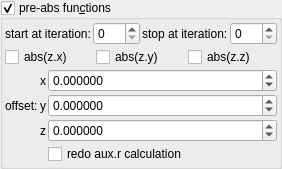
    <widget class="MyGroupBox" name="groupCheck_transf_function_enabledP_false">
     <property name="title">
      <string>pre-abs fun&amp;ctions</string>
     </property>
     <property name="checkable">
      <bool>true</bool>
     </property>
     <layout class="QVBoxLayout" name="verticalLayout_12" stretch="0,0,0">
      <property name="spacing">
       <number>2</number>
      </property>
      <property name="leftMargin">
       <number>2</number>
      </property>
      <property name="topMargin">
       <number>2</number>
      </property>
      <property name="rightMargin">
       <number>2</number>
      </property>
      <property name="bottomMargin">
       <number>2</number>
      </property>
      <item>
       <layout class="QHBoxLayout" name="horizontalLayout_21" stretch="0,1,0,1">
        <item>
         <widget class="QLabel" name="label_104">
          <property name="text">
           <string>start at iteration:</string>
          </property>
         </widget>
        </item>
        <item>
         <widget class="MySpinBox" name="spinboxInt_transf_start_iterations_P">
          <property name="sizePolicy">
           <sizepolicy hsizetype="Minimum" vsizetype="Maximum">
            <horstretch>0</horstretch>
            <verstretch>0</verstretch>
           </sizepolicy>
          </property>
          <property name="minimum">
           <number>0</number>
          </property>
          <property name="maximum">
           <number>999</number>
          </property>
          <property name="value">
           <number>0</number>
          </property>
         </widget>
        </item>
        <item>
         <widget class="QLabel" name="label_74">
          <property name="text">
           <string>stop at iteration:</string>
          </property>
         </widget>
        </item>
        <item>
         <widget class="MySpinBox" name="spinboxInt_transf_stop_iterations_P">
          <property name="sizePolicy">
           <sizepolicy hsizetype="Preferred" vsizetype="Maximum">
            <horstretch>0</horstretch>
            <verstretch>0</verstretch>
           </sizepolicy>
          </property>
          <property name="maximum">
           <number>999</number>
          </property>
         </widget>
        </item>
       </layout>
      </item>
      <item>
       <layout class="QHBoxLayout" name="horizontalLayout_22" stretch="0,0,0">
        <item>
         <widget class="MyCheckBox" name="checkBox_transf_function_enabledCx_false">
          <property name="text">
           <string notr="true">abs(z.x)</string>
          </property>
         </widget>
        </item>
        <item>
         <widget class="MyCheckBox" name="checkBox_transf_function_enabledCy_false">
          <property name="text">
           <string notr="true">abs(z.y)</string>
          </property>
         </widget>
        </item>
        <item>
         <widget class="MyCheckBox" name="checkBox_transf_function_enabledCz_false">
          <property name="text">
           <string notr="true">abs(z.z)</string>
          </property>
         </widget>
        </item>
       </layout>
      </item>
      <item>
       <layout class="QGridLayout" name="gridLayout_15" columnstretch="0,0,1">
        <property name="spacing">
         <number>2</number>
        </property>
        <item row="0" column="2">
         <widget class="MyDoubleSpinBox" name="spinbox3_transf_offsetA_000_x">
          <property name="sizePolicy">
           <sizepolicy hsizetype="Minimum" vsizetype="Maximum">
            <horstretch>0</horstretch>
            <verstretch>0</verstretch>
           </sizepolicy>
          </property>
          <property name="prefix">
           <string/>
          </property>
          <property name="suffix">
           <string/>
          </property>
          <property name="decimals">
           <number>6</number>
          </property>
          <property name="minimum">
           <double>-99.989999999999995</double>
          </property>
          <property name="maximum">
           <double>99.989999999999995</double>
          </property>
          <property name="singleStep">
           <double>0.100000000000000</double>
          </property>
         </widget>
        </item>
        <item row="0" column="0" rowspan="3">
         <widget class="QLabel" name="label_264">
          <property name="text">
           <string>offset:</string>
          </property>
         </widget>
        </item>
        <item row="0" column="1">
         <widget class="QLabel" name="label_115">
          <property name="text">
           <string notr="true">x</string>
          </property>
         </widget>
        </item>
        <item row="2" column="2">
         <widget class="MyDoubleSpinBox" name="spinbox3_transf_offsetA_000_z">
          <property name="sizePolicy">
           <sizepolicy hsizetype="Minimum" vsizetype="Maximum">
            <horstretch>0</horstretch>
            <verstretch>0</verstretch>
           </sizepolicy>
          </property>
          <property name="prefix">
           <string/>
          </property>
          <property name="suffix">
           <string/>
          </property>
          <property name="decimals">
           <number>6</number>
          </property>
          <property name="minimum">
           <double>-99.989999999999995</double>
          </property>
          <property name="maximum">
           <double>99.989999999999995</double>
          </property>
          <property name="singleStep">
           <double>0.100000000000000</double>
          </property>
         </widget>
        </item>
        <item row="2" column="1">
         <widget class="QLabel" name="label_122">
          <property name="text">
           <string notr="true">z</string>
          </property>
         </widget>
        </item>
        <item row="1" column="2">
         <widget class="MyDoubleSpinBox" name="spinbox3_transf_offsetA_000_y">
          <property name="sizePolicy">
           <sizepolicy hsizetype="Minimum" vsizetype="Maximum">
            <horstretch>0</horstretch>
            <verstretch>0</verstretch>
           </sizepolicy>
          </property>
          <property name="prefix">
           <string/>
          </property>
          <property name="suffix">
           <string/>
          </property>
          <property name="decimals">
           <number>6</number>
          </property>
          <property name="minimum">
           <double>-99.989999999999995</double>
          </property>
          <property name="maximum">
           <double>99.989999999999995</double>
          </property>
          <property name="singleStep">
           <double>0.100000000000000</double>
          </property>
         </widget>
        </item>
        <item row="1" column="1">
         <widget class="QLabel" name="label_123">
          <property name="text">
           <string notr="true">y</string>
          </property>
         </widget>
        </item>
        <item row="3" column="2">
         <widget class="MyCheckBox" name="checkBox_transf_function_enabledT_false">
          <property name="text">
           <string notr="true">redo aux.r calculation</string>
          </property>
         </widget>
        </item>
       </layout>
      </item>
     </layout>
    </widget>
